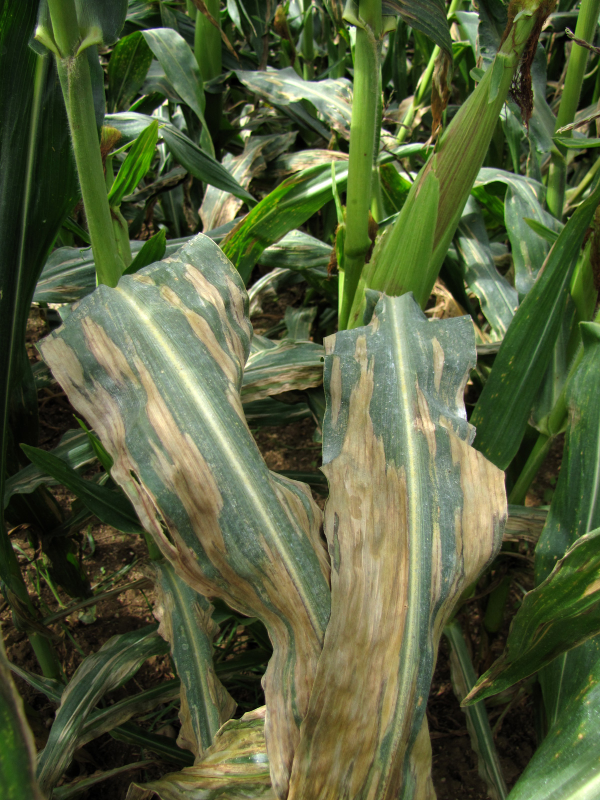
#> input picture maize_ai/training/dataset/raw/data/Blight/Corn_Blight (1113).jpg, 1200 x 1600 px (shown at 1/2 size)
$ python -i preprocess.py   (imports and definitions only)
#> lines starting #> are read from the running program, lines starting #| are printed output that depends on the picture
import cv2
import numpy as np

IMAGE_SIZE = (224, 224)


def resize(image):
    return cv2.resize(image, IMAGE_SIZE)


def normalize(image):
    return image.astype(np.float32) / 255.0


def preprocess(image):
    image = resize(image)
    image = normalize(image)
    return image

>>> import cv2
>>> picture = cv2.imread('../dataset/raw/data/Blight/Corn_Blight (1113).jpg')
#> picture is the input picture: shape (1600, 1200, 3); mean B, G, R 59.6, 94.7, 84.7
>>> result = preprocess(picture)
#> in resize, `return cv2.resize(image, IMAGE_SIZE)`:
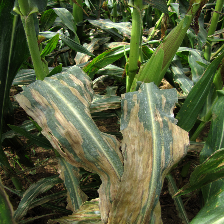
#> returned value: shape (224, 224, 3); mean of channels 0, 1, 2 59.5, 94.6, 84.6; drawn as B, G, R

$ run again, on maize_ai/training/dataset/raw/data/Blight/Corn_Blight (1120).jpg
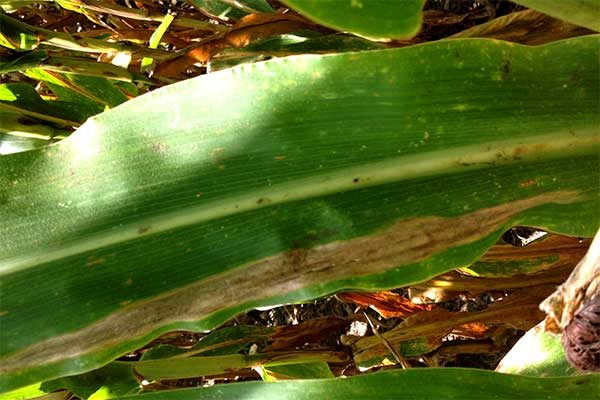
#> input picture maize_ai/training/dataset/raw/data/Blight/Corn_Blight (1120).jpg, 600 x 400 px
#> picture is the input picture: shape (400, 600, 3); mean B, G, R 37.9, 103.2, 92.5
#> in resize, `return cv2.resize(image, IMAGE_SIZE)`:
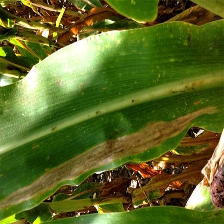
#> returned value: shape (224, 224, 3); mean of channels 0, 1, 2 37.8, 103, 92.3; drawn as B, G, R

$ run again, on maize_ai/training/dataset/raw/data/Blight/Corn_Blight (90).jpg
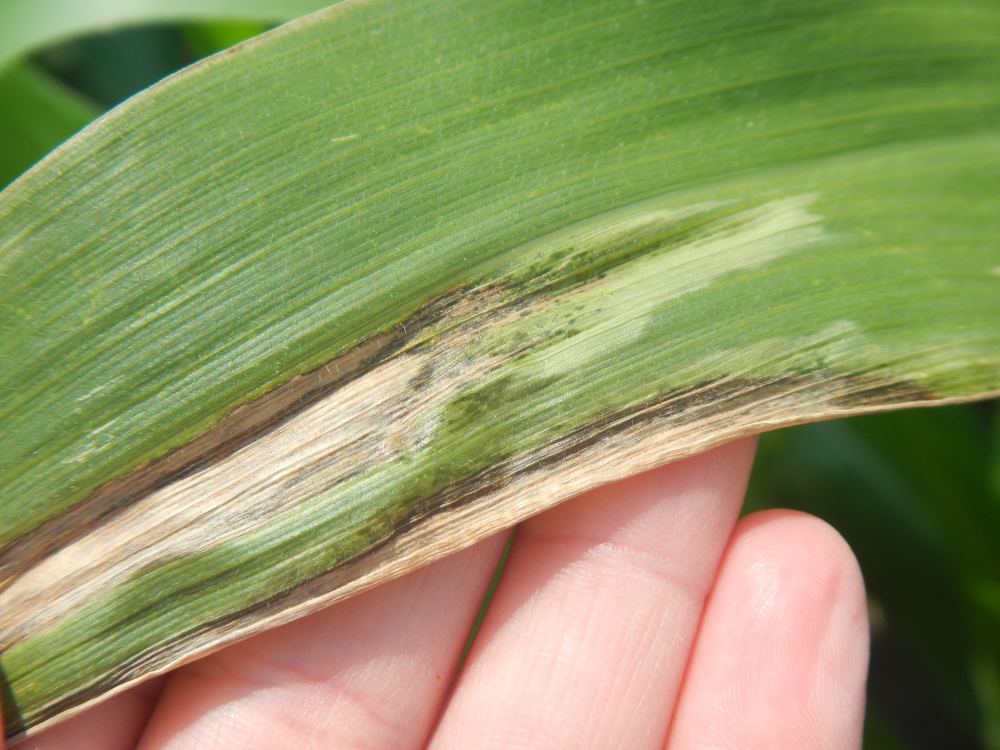
#> input picture maize_ai/training/dataset/raw/data/Blight/Corn_Blight (90).jpg, 4000 x 3000 px (shown at 1/4 size)
#> picture is the input picture: shape (3000, 4000, 3); mean B, G, R 99.9, 150.3, 144.9
#> in resize, `return cv2.resize(image, IMAGE_SIZE)`:
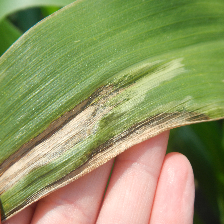
#> returned value: shape (224, 224, 3); mean of channels 0, 1, 2 99.8, 150.2, 144.8; drawn as B, G, R
